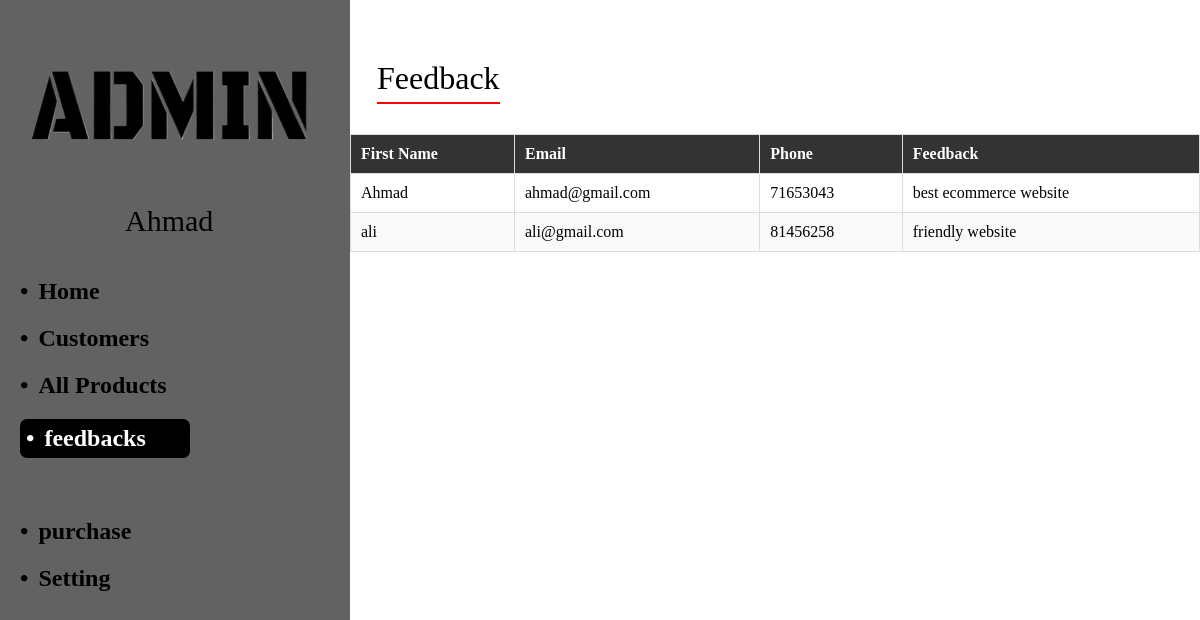
The page /admin/feedback.php (signed in) on the database its author committed.
### tables this page shows
CREATE TABLE `users` (
  `id` int(11) NOT NULL,
  `firstname` varchar(50) NOT NULL,
  `lastname` varchar(50) NOT NULL,
  `phone` int(30) NOT NULL,
  `email` varchar(50) NOT NULL,
  `password` varchar(50) NOT NULL,
  `feedback` varchar(100) NOT NULL
);

### admin/common.php (called while the page is built, shortened)
<?php
$admin_info = $_SESSION["admin_info"];
$servername = "localhost";
$username = "root";
$password = "";
$db_user = "ecommerce";
$conn = new mysqli($servername, $username, $password, $db_user);
$admin_id = $admin_info['id'];
$stmt = $conn->prepare("SELECT * FROM admins WHERE id = ?");
$stmt->bind_param("i", $admin_id);
$stmt->execute();
$result = $stmt->get_result();
if ($result->num_rows > 0) {
    $row = $result->fetch_assoc();
} else {
    echo "No users found";
    $stmt->close();
    $conn->close();
    exit();
}
?>

### admin/feedback.php (the view, shortened to what this page needs)
<?php include('common.php'); ?>
<!DOCTYPE html>
<html lang="en">
<head>
    <link rel="stylesheet" href="assets/css/style.css">
</head>
<body>
    <div class="content_admin">
        <div class="right">
            <div class="icons-profile-photo">
                <img src="assets/images/866781-fotor-bg-remover-2024022795950.png" alt="profile not found">
            </div>
            <div class="admin_name">
                <p style="font-size: 30px;"><?php echo $row['firstname']; ?></p>
            </div>
            <div class="dashboard">
                <a href="home.php">
                    <h2>Home</h2>
                </a>
                <a href="customers.php">
                    <h2>Customers</h2>
                </a>
                <a href="all-products.php">
                    <h2>All Products</h2>
                </a>
                <a class="active" href="feedback.php">
                    <h2>feedbacks</h2>
                </a>
                <a href="purchase.php">
                    <h2 class="Logout_admin">purchase</h2>
                </a>
                <a href="admin_info.php">
                    <h2>Setting</h2>
                </a>
            </div>
        </div>
        <div class="left">
            <h1 class="Category">Feedback</h1>
            <?php
            $servername = "localhost";
            $username = "root";
            $password = "";
            $db_user = "ecommerce";
            $conn = new mysqli($servername, $username, $password, $db_user);
            $sql = "SELECT * FROM users WHERE feedback IS NOT NULL AND feedback <> ''";
            $result = $conn->query($sql);
            ?>
            <table>
                <thead>
                    <tr>
                        <th>First Name</th>
                        <th>Email</th>
                        <th>Phone</th>
                        <th>Feedback</th>
                    </tr>
                </thead>
                <tbody>
                    <?php
                    if ($result->num_rows > 0) {
                        while ($row = $result->fetch_assoc()) {
                            echo "<tr>";
                            echo "<td>" . $row["firstname"] . "</td>";
                            echo "<td>" . $row["email"] . "</td>";
                            echo "<td>" . $row["phone"] . "</td>";
                            echo "<td>" . $row["feedback"] . "</td>";
                            echo "</tr>";
                        }
                    } else {
                        echo "<tr><td colspan='4'>No customers with feedback found</td></tr>";
                    }
                    ?>
                </tbody>
            </table>
        </div>
    </div>
</body>
</html>

### admin/assets/css/style.css (style rules this page uses)
* { margin: 0px; padding: 0px; box-sizing: border-box; }
.content_admin { display: flex; margin: auto; }
.right { position: fixed; z-index: 100; width: 350px; height: 100vh; background: rgb(99, 98, 98); }
.icons-profile-photo img { margin-top: -40px; margin-left: 25px; width: 300px; }
.dashboard { margin-left: 20px; }
.right .admin_name { margin-top: -60px; margin-left: calc(50% - 50px); }
.dashboard { margin-top: 40px; display: flex; flex-direction: column; gap: 20px; }
.dashboard a { text-decoration: none; color: black; }
.dashboard h2 { display: inline-block; }
.dashboard a.active { max-width: 170px; background-color: black; color: white; border-radius: 7px; padding: 6px; }
.dashboard h2::before { content: "\2022"; margin-right: 10px; }
.Logout_admin { margin-top: 40px; }
.left { width: calc(100% - 350px); margin-left: 350px; }
.Category { margin-top: 60px; color: black; margin-left: 27px; font-weight: 400; position: relative; margin-bottom: 30px; width: fit-content; padding-bottom: 5px; border-bottom: 2px solid red; font-size: xx-large; }

### admin/feedback.php (style rules this page uses)
table { width: 100%; border-collapse: collapse; margin-top: 20px; }
th, td { border: 1px solid #ddd; padding: 10px; text-align: left; }
th { background-color: #333; color: white; }
tr:nth-child(even) { background-color: #f9f9f9; }

### rows shown on the page
users: firstname "Ahmad", email "ahmad@gmail.com", phone "71653043", feedback "best ecommerce website"
users: firstname "ali", email "ali@gmail.com", phone "81456258", feedback "friendly website"

### other values the page prints
$row['firstname'] "Ahmad"
